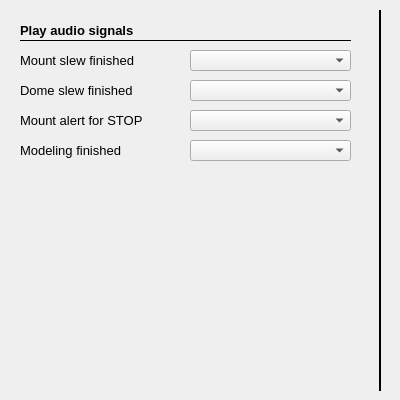
     <widget class="QWidget" name="tab_13">
      <attribute name="title">
       <string>Audio Signals</string>
      </attribute>
      <widget class="QComboBox" name="soundMountSlewFinished">
       <property name="geometry">
        <rect>
         <x>190</x>
         <y>50</y>
         <width>161</width>
         <height>21</height>
        </rect>
       </property>
       <property name="toolTip">
        <string>&lt;html&gt;&lt;head/&gt;&lt;body&gt;&lt;p&gt;Sets the audio signal to be played when mount finished slewing&lt;/p&gt;&lt;/body&gt;&lt;/html&gt;</string>
       </property>
      </widget>
      <widget class="QLabel" name="label_210">
       <property name="geometry">
        <rect>
         <x>20</x>
         <y>20</y>
         <width>161</width>
         <height>21</height>
        </rect>
       </property>
       <property name="font">
        <font>
         <family>Arial</family>
         <pointsize>10</pointsize>
         <weight>75</weight>
         <bold>true</bold>
        </font>
       </property>
       <property name="text">
        <string>Play audio signals</string>
       </property>
      </widget>
      <widget class="Line" name="line_24">
       <property name="geometry">
        <rect>
         <x>20</x>
         <y>40</y>
         <width>331</width>
         <height>1</height>
        </rect>
       </property>
       <property name="font">
        <font>
         <family>Arial</family>
         <pointsize>10</pointsize>
         <weight>50</weight>
         <bold>false</bold>
        </font>
       </property>
       <property name="frameShadow">
        <enum>QFrame::Plain</enum>
       </property>
       <property name="orientation">
        <enum>Qt::Horizontal</enum>
       </property>
      </widget>
      <widget class="Line" name="line_84">
       <property name="geometry">
        <rect>
         <x>370</x>
         <y>10</y>
         <width>21</width>
         <height>381</height>
        </rect>
       </property>
       <property name="styleSheet">
        <string notr="true"/>
       </property>
       <property name="frameShadow">
        <enum>QFrame::Plain</enum>
       </property>
       <property name="lineWidth">
        <number>2</number>
       </property>
       <property name="orientation">
        <enum>Qt::Vertical</enum>
       </property>
      </widget>
      <widget class="QComboBox" name="soundMountAlert">
       <property name="geometry">
        <rect>
         <x>190</x>
         <y>110</y>
         <width>161</width>
         <height>21</height>
        </rect>
       </property>
       <property name="toolTip">
        <string>&lt;html&gt;&lt;head/&gt;&lt;body&gt;&lt;p&gt;Sets the audio signal to be played when mount stopped in emergency case&lt;/p&gt;&lt;/body&gt;&lt;/html&gt;</string>
       </property>
      </widget>
      <widget class="QComboBox" name="soundDomeSlewFinished">
       <property name="geometry">
        <rect>
         <x>190</x>
         <y>80</y>
         <width>161</width>
         <height>21</height>
        </rect>
       </property>
       <property name="toolTip">
        <string>&lt;html&gt;&lt;head/&gt;&lt;body&gt;&lt;p&gt;Sets the audio signal to be played when dome finished slewing&lt;/p&gt;&lt;/body&gt;&lt;/html&gt;</string>
       </property>
      </widget>
      <widget class="QLabel" name="label_212">
       <property name="geometry">
        <rect>
         <x>20</x>
         <y>50</y>
         <width>136</width>
         <height>21</height>
        </rect>
       </property>
       <property name="font">
        <font>
         <family>Arial</family>
         <pointsize>10</pointsize>
         <weight>50</weight>
         <bold>false</bold>
        </font>
       </property>
       <property name="text">
        <string>Mount slew finished</string>
       </property>
      </widget>
      <widget class="QLabel" name="label_214">
       <property name="geometry">
        <rect>
         <x>20</x>
         <y>80</y>
         <width>136</width>
         <height>21</height>
        </rect>
       </property>
       <property name="font">
        <font>
         <family>Arial</family>
         <pointsize>10</pointsize>
         <weight>50</weight>
         <bold>false</bold>
        </font>
       </property>
       <property name="text">
        <string>Dome slew finished</string>
       </property>
      </widget>
      <widget class="QLabel" name="label_215">
       <property name="geometry">
        <rect>
         <x>20</x>
         <y>110</y>
         <width>136</width>
         <height>21</height>
        </rect>
       </property>
       <property name="font">
        <font>
         <family>Arial</family>
         <pointsize>10</pointsize>
         <weight>50</weight>
         <bold>false</bold>
        </font>
       </property>
       <property name="text">
        <string>Mount alert for STOP</string>
       </property>
      </widget>
      <widget class="QLabel" name="label_217">
       <property name="geometry">
        <rect>
         <x>20</x>
         <y>140</y>
         <width>136</width>
         <height>21</height>
        </rect>
       </property>
       <property name="font">
        <font>
         <family>Arial</family>
         <pointsize>10</pointsize>
         <weight>50</weight>
         <bold>false</bold>
        </font>
       </property>
       <property name="text">
        <string>Modeling finished</string>
       </property>
      </widget>
      <widget class="QComboBox" name="soundModelingFinished">
       <property name="geometry">
        <rect>
         <x>190</x>
         <y>140</y>
         <width>161</width>
         <height>21</height>
        </rect>
       </property>
       <property name="toolTip">
        <string>&lt;html&gt;&lt;head/&gt;&lt;body&gt;&lt;p&gt;Sets the audio signal to be played when mount stopped in emergency case&lt;/p&gt;&lt;/body&gt;&lt;/html&gt;</string>
       </property>
      </widget>
     </widget>
